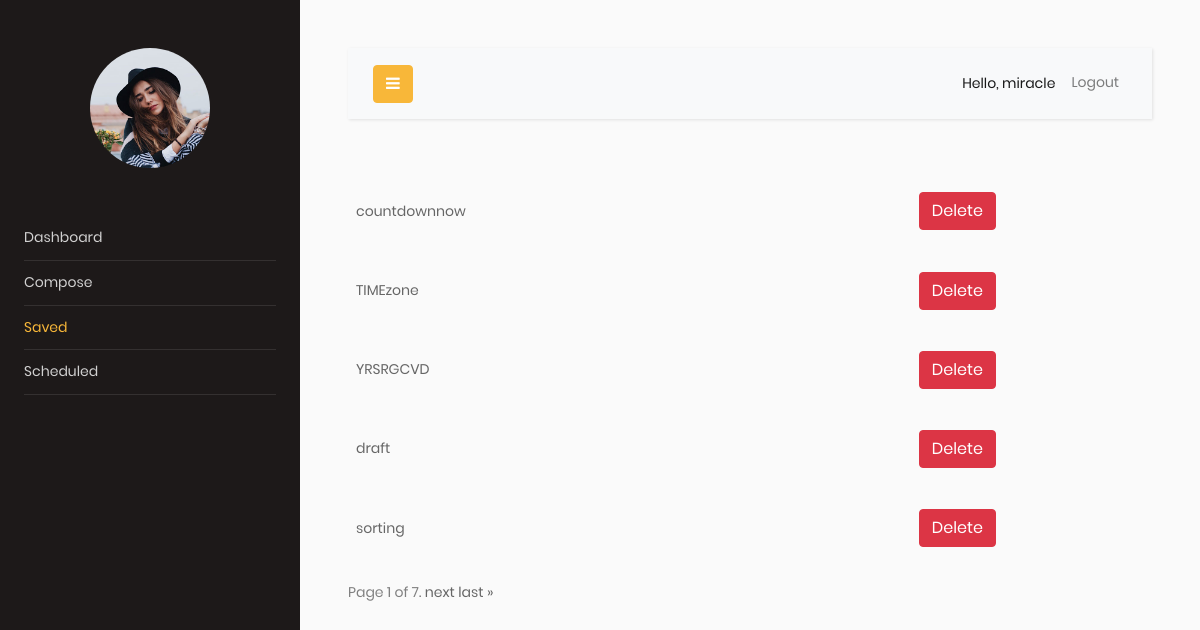
The page /saved/ (signed in) on the database its author committed.
### emailscheduler/models.py (models this page shows)
class Compose(models.Model):
    user = models.ForeignKey(User, on_delete=models.CASCADE, related_name="emaillist", null=True)
    To = models.EmailField()
    cc = models.EmailField(blank=True, null=True)
    bcc = models.EmailField(blank=True, null=True)
    subject = models.CharField(max_length=200, blank=True, null=True)
    body = RichTextField(blank=True, null=True)
    date_time = models.DateTimeField(blank=True, null=True)
    draft = models.BooleanField(default=True)
    def __str__(self):
        return self.subject

### emailscheduler/views.py (the view)
# urls.py: path("saved/", views.saved, name="saved"),
def saved(request):
    emaillist= Compose.objects.filter(user=request.user)
    paginator = Paginator(emaillist,5)
    page_number = request.GET.get('page')
    page_obj = paginator.get_page(page_number)
    return render(request, 'saved.html',{"emaillist":emaillist,'page_obj': page_obj})

### templates/saved.html (shortened to what this page needs)
<!DOCTYPE html>
<html lang="en">
<head>
    {% extends 'base.html' %}
{% block content %}
{% for email in page_obj %}
    <table><td style="width: 70%">
<a href="{% url 'showsaved' email.id %}">
    {{ email }}
</a></td>
        <td><a class="btn btn-danger" href="{% url 'delete' email.id %}" size="10">Delete</a></td><br/>
    </table>
{% endfor %}<br/>
    <div class="pagination">
    <span class="step-links">
        <span class="current">
            Page {{ page_obj.number }} of {{ page_obj.paginator.num_pages }}.
        </span>
        {% if page_obj.has_next %}
            <a href="?page={{ page_obj.next_page_number }}">next</a>
            <a href="?page={{ page_obj.paginator.num_pages }}">last &raquo;</a>
        {% endif %}
    </span>
</div>
{% endblock content %}

### templates/base.html (shortened to what this page needs)
<!DOCTYPE html>
<html lang="en">
<head>
      {% load static %}
      {% load bootstrap5 %}
		<link rel="stylesheet" href="https://stackpath.bootstrapcdn.com/font-awesome/4.7.0/css/font-awesome.min.css">
		<link rel="stylesheet" href="{%  static 'css/style.css' %}">
        <link rel="stylesheet" href="{% static 'css/main.css' %}">
</head>
<body>
		<div class="wrapper d-flex align-items-stretch">
			<nav id="sidebar">
				<div class="p-4 pt-5">
                    <a href="#" class="img logo rounded-circle mb-5" style="background-image: url({% static 'images/logo.jpg' %})"></a>
	        <ul class="list-unstyled components mb-5" id="menulist">
	          <li class="drop active" id="/">
                  <a href="{% url "home" %}">Dashboard</a>
	          </li>
	          <li class="drop" id="/compose/">
	              <a href="{% url "compose" %}">Compose</a>
	          </li>
	          <li class="drop" id="/saved/">
              <a href="{% url "saved" %}">Saved</a>
	          </li>
	          <li class="drop" id="/scheduled/">
              <a href="{% url 'scheduled' %}">Scheduled</a>
	          </li>
	        </ul>
                </div>
            </nav>
        <div id="content" class="p-4 p-md-5">
        <nav class="navbar navbar-expand-lg navbar-light bg-light">
          <div class="container-fluid">
            <button type="button" id="sidebarCollapse" class="btn btn-primary">
              <i class="fa fa-bars"></i>
            </button>
            <div class="collapse navbar-collapse" id="navbarSupportedContent">
              <ul class="nav navbar-nav ml-auto">
                <li class="nav-item active">
                    <span class="nav-link">Hello, {{ request.user }}</span>
                </li>
                <li class="nav-item">
                    <a class="nav-link" href="{% url 'signout' %}"> Logout</a>
                </li>
              </ul>
            </div>
          </div>
        </nav>
            {% block content %}{% endblock %}
            </div>
        </div>
  </body>
</html>

### static/css/main.css (style rules this page uses)
* { margin: 0px; padding: 0px; box-sizing: border-box; }
body, html { height: 100%; font-family: Poppins-Regular, sans-serif; }
a { font-family: Poppins-Regular; font-size: 14px; line-height: 1.7; color: #666666; margin: 0px; transition: all 0.4s; -webkit-transition: all 0.4s; -o-transition: all 0.4s; -moz-transition: all 0.4s; }
ul, li { margin: 0px; list-style-type: none; }
button { outline: none !important; border: none; background: transparent; }

### templates/saved.html (style rules this page uses)
table { border-collapse: collapse; width: 100%; }
th, td { text-align: left; padding: 8px; }

### rows shown on the page
Compose: subject "countdownnow"
Compose: subject "TIMEzone"
Compose: subject "YRSRGCVD"
Compose: subject "draft"
Compose: subject "sorting"

### other values the page prints
{{ request.user }} "miracle"
{{ page_obj.number }} "1"
{{ page_obj.paginator.num_pages }} "7"
